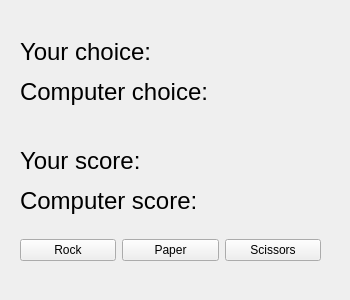
<?xml version="1.0" encoding="UTF-8"?>
<ui version="4.0">
 <class>MainWindow</class>
 <widget class="QMainWindow" name="MainWindow">
  <property name="geometry">
   <rect>
    <x>0</x>
    <y>0</y>
    <width>350</width>
    <height>300</height>
   </rect>
  </property>
  <property name="windowTitle">
   <string>MainWindow</string>
  </property>
  <widget class="QWidget" name="centralwidget">
   <widget class="QWidget" name="">
    <property name="geometry">
     <rect>
      <x>20</x>
      <y>20</y>
      <width>301</width>
      <height>241</height>
     </rect>
    </property>
    <layout class="QVBoxLayout" name="verticalLayout_2">
     <item>
      <layout class="QVBoxLayout" name="verticalLayout">
       <item>
        <widget class="QLabel" name="label">
         <property name="text">
          <string>&lt;html&gt;&lt;head/&gt;&lt;body&gt;&lt;p&gt;&lt;span style=&quot; font-size:18pt;&quot;&gt;Your choice:&lt;/span&gt;&lt;/p&gt;&lt;p&gt;&lt;span style=&quot; font-size:18pt;&quot;&gt;Computer choice: &lt;/span&gt;&lt;/p&gt;&lt;/body&gt;&lt;/html&gt;</string>
         </property>
         <property name="wordWrap">
          <bool>false</bool>
         </property>
        </widget>
       </item>
       <item>
        <widget class="QLabel" name="label_2">
         <property name="text">
          <string>&lt;html&gt;&lt;head/&gt;&lt;body&gt;&lt;p&gt;&lt;span style=&quot; font-size:18pt;&quot;&gt;Your score:&lt;/span&gt;&lt;/p&gt;&lt;p&gt;&lt;span style=&quot; font-size:18pt;&quot;&gt;Computer score: &lt;/span&gt;&lt;/p&gt;&lt;/body&gt;&lt;/html&gt;</string>
         </property>
         <property name="wordWrap">
          <bool>false</bool>
         </property>
        </widget>
       </item>
      </layout>
     </item>
     <item>
      <layout class="QHBoxLayout" name="horizontalLayout">
       <item>
        <widget class="QPushButton" name="rockB">
         <property name="text">
          <string>Rock</string>
         </property>
        </widget>
       </item>
       <item>
        <widget class="QPushButton" name="paperB">
         <property name="text">
          <string>Paper</string>
         </property>
        </widget>
       </item>
       <item>
        <widget class="QPushButton" name="scissorsB">
         <property name="text">
          <string>Scissors</string>
         </property>
        </widget>
       </item>
      </layout>
     </item>
    </layout>
   </widget>
  </widget>
 </widget>
 <resources/>
 <connections/>
</ui>
